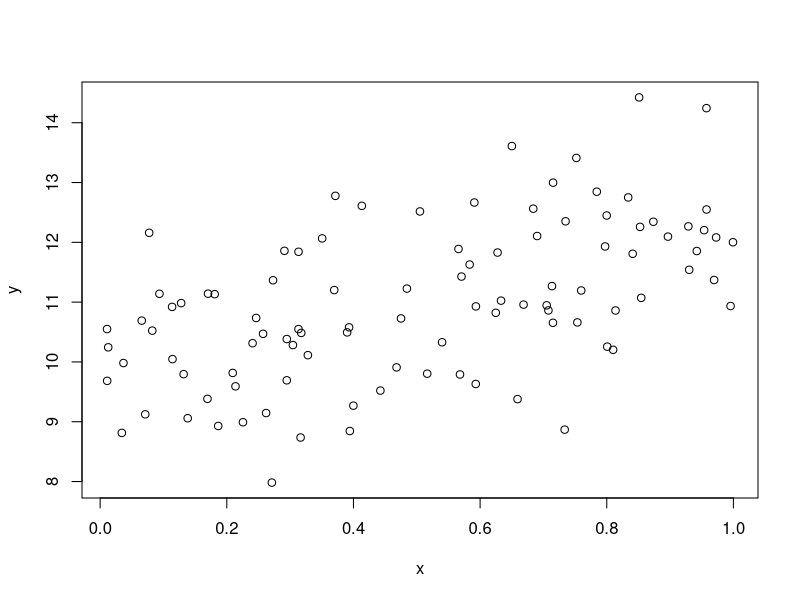
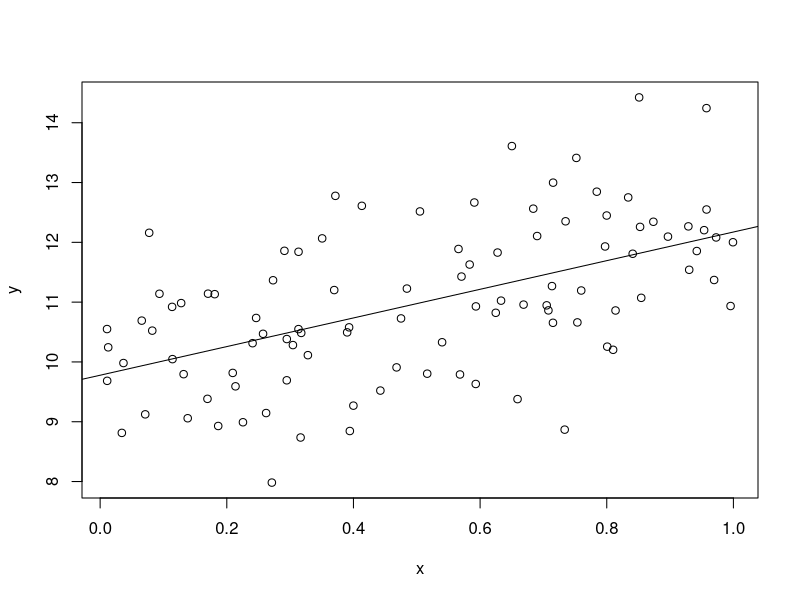
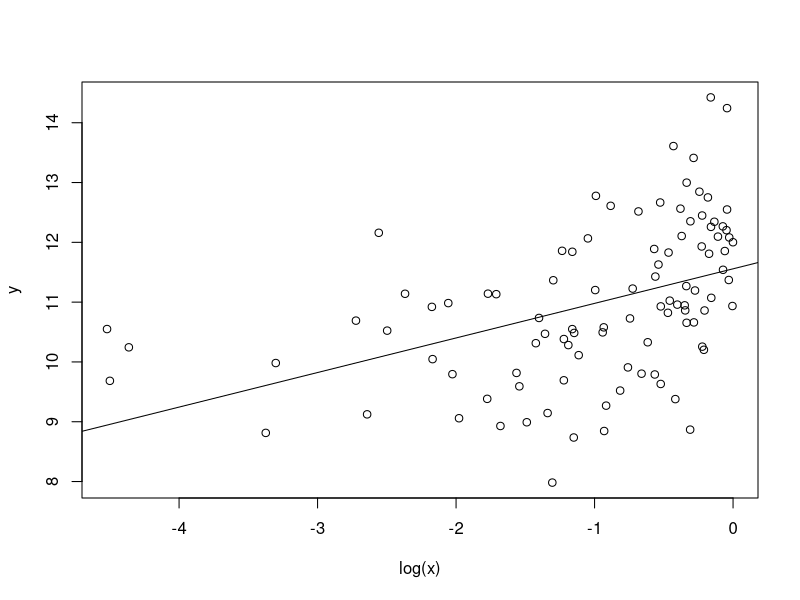
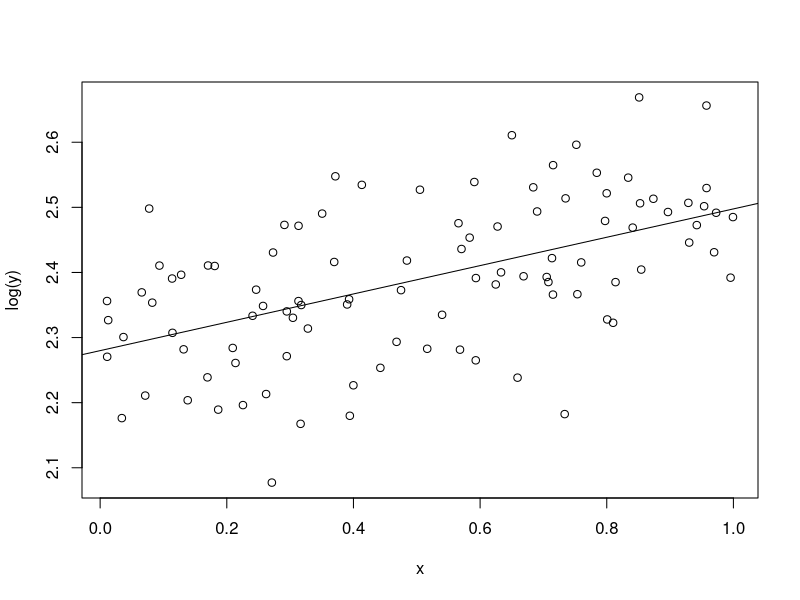
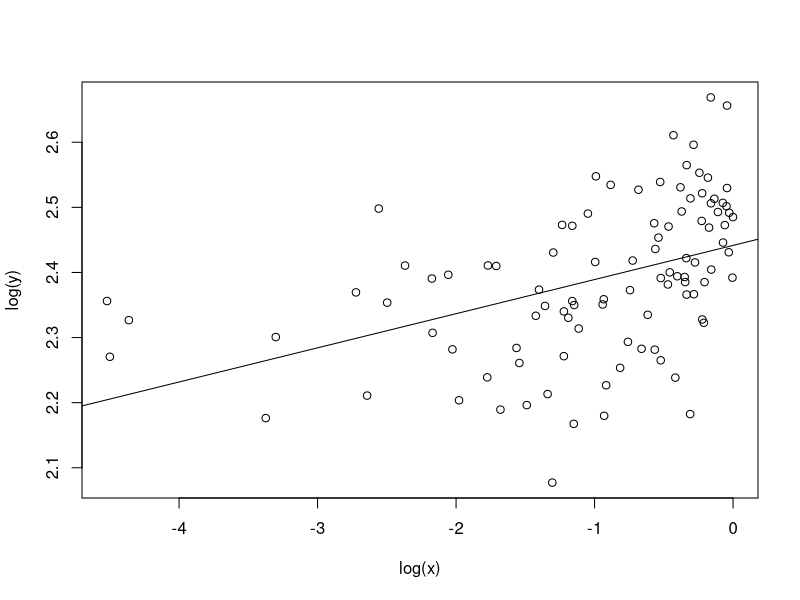

The R script that drew these images, in order:
## ---- chunk 1
knitr::opts_chunk$set(echo = TRUE, collapse=TRUE)
## ---- chunk 2
library(AER)
## ---- chunk 3
N <- 100
x <- runif(N)
y <- 10 + 2*x + rnorm(N)
df <- data.frame(x,y)
## ---- chunk 4
plot(y~x)
## ---- chunk 5
fm <- lm(y ~ x, data=df)
## ---- chunk 6
typeof(fm)
names(fm)
## ---- chunk 7
coef(fm)
# coefficients(fm)
## ---- chunk 8
with(df, cov(x,y)/var(x))
## ---- chunk 9
plot(y~x,data=df)
abline(fm)
## ---- chunk 10
head(resid(fm))
# residuals(fm)
# with(fm, residuals)
## ---- chunk 11
head(fitted(fm))
# fitted.values(fm)
# with(fm, fitted.values)
## ---- chunk 12
mean(fitted(fm))
mean(df$y)
## ---- chunk 13
deviance(fm)
sum(resid(fm)^2)
## ---- chunk 14
sum((df$y-mean(df$y))^2)
sum((fitted(fm)-mean(df$y))^2)+deviance(fm)
## ---- chunk 15
summary(fm)
## ---- chunk 16
typeof(summary(fm))
names(summary(fm))
## ---- chunk 17
coef(summary(fm))
# coefficients(summary(fm))
## ---- chunk 18
with(summary(fm),sigma)
sqrt(deviance(fm)/df.residual(fm))
## ---- chunk 19
with(summary(fm),r.squared)
1-deviance(fm)/with(df, sum((y-mean(y))^2))
## ---- chunk 20
with(summary(fm),adj.r.squared)
1-(deviance(fm)/df.residual(fm))/with(df, sum((y-mean(y))^2/(nrow(df)-1)))
## ---- chunk 21
fm <- lm(y~log(x),data=df)
summary(fm)
## ---- chunk 22
plot(y~log(x),data=df)
abline(fm)
## ---- chunk 23
fm <- lm(log(y)~x,data=df)
summary(fm)
## ---- chunk 24
plot(log(y)~x,data=df)
abline(fm)
## ---- chunk 25
fm <- lm(log(y)~log(x),data=df)
summary(fm)
## ---- chunk 26
plot(log(y)~log(x),data=df)
abline(fm)
## ---- chunk 27
fm <- lm(y~x-1,data=df)
summary(fm)
## ---- chunk 28
fm <- lm(y~x+0,data=df)
summary(fm)
## ---- chunk 29
N <- 100
x<-runif(N)
w<-sample(c("H","T"),N,replace=TRUE)
y <- 10 + 2*x + ifelse(w=="H",1,0) + rnorm(N)
df <- data.frame(w,x,y)
## ---- chunk 30
fm <- lm(y~x+w,data=df)
summary(fm)
## ---- chunk 31
fm <- lm(y~x+I(x^2),data=df)
summary(fm)
## ---- chunk 32
fm<-lm(y~x+w+x:w,data=df)
summary(fm)
## ---- chunk 33
fm <- lm(y~x*w,data=df)
summary(fm)
## ---- chunk 34
fm0 <- lm(y~x,data=df)
fm1 <- lm(y~x*w,data=df)
dof <- fm1$df
q <- fm0$df-dof
SSR0 <- deviance(fm0)
SSR <- deviance(fm1)
(F <- ((SSR0-SSR)/q)/(SSR/dof))
## ---- chunk 35
1-pf(F,df1=q,df2=dof)
## ---- chunk 36
anova(fm0,fm1)
## ---- chunk 37
anova(fm1,fm0)
